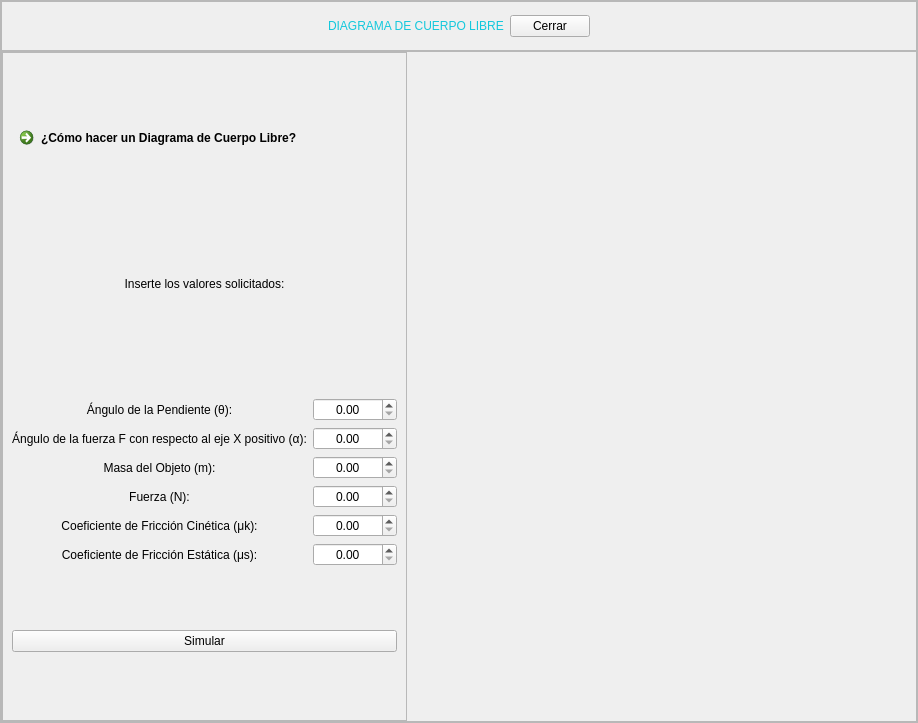
<?xml version="1.0" encoding="UTF-8"?>
<ui version="4.0">
 <class>MainWindow</class>
 <widget class="QMainWindow" name="MainWindow">
  <property name="geometry">
   <rect>
    <x>0</x>
    <y>0</y>
    <width>918</width>
    <height>723</height>
   </rect>
  </property>
  <property name="windowTitle">
   <string>MainWindow</string>
  </property>
  <widget class="QWidget" name="centralwidget">
   <layout class="QVBoxLayout" name="verticalLayout">
    <property name="spacing">
     <number>0</number>
    </property>
    <property name="leftMargin">
     <number>0</number>
    </property>
    <property name="topMargin">
     <number>0</number>
    </property>
    <property name="rightMargin">
     <number>0</number>
    </property>
    <property name="bottomMargin">
     <number>0</number>
    </property>
    <item>
     <widget class="QFrame" name="frame">
      <property name="frameShape">
       <enum>QFrame::StyledPanel</enum>
      </property>
      <property name="frameShadow">
       <enum>QFrame::Raised</enum>
      </property>
      <layout class="QVBoxLayout" name="verticalLayout_2" stretch="1,8">
       <property name="spacing">
        <number>0</number>
       </property>
       <property name="leftMargin">
        <number>0</number>
       </property>
       <property name="topMargin">
        <number>0</number>
       </property>
       <property name="rightMargin">
        <number>0</number>
       </property>
       <property name="bottomMargin">
        <number>0</number>
       </property>
       <item>
        <widget class="QFrame" name="frame_2">
         <property name="maximumSize">
          <size>
           <width>16777215</width>
           <height>50</height>
          </size>
         </property>
         <property name="styleSheet">
          <string notr="true">QLabel{
font: 87 12pt &quot;Arial Black&quot;;
color: rgb(20, 200,220);
}

QPushButton{
	font: 10pt &quot;MS Shell Dlg 2&quot;;
}</string>
         </property>
         <property name="frameShape">
          <enum>QFrame::StyledPanel</enum>
         </property>
         <property name="frameShadow">
          <enum>QFrame::Raised</enum>
         </property>
         <layout class="QHBoxLayout" name="horizontalLayout">
          <item>
           <spacer name="horizontalSpacer">
            <property name="orientation">
             <enum>Qt::Horizontal</enum>
            </property>
            <property name="sizeHint" stdset="0">
             <size>
              <width>190</width>
              <height>20</height>
             </size>
            </property>
           </spacer>
          </item>
          <item>
           <widget class="QLabel" name="label">
            <property name="text">
             <string>DIAGRAMA DE CUERPO LIBRE</string>
            </property>
           </widget>
          </item>
          <item>
           <widget class="QPushButton" name="button_cerrar">
            <property name="text">
             <string>Cerrar</string>
            </property>
           </widget>
          </item>
          <item>
           <spacer name="horizontalSpacer_2">
            <property name="orientation">
             <enum>Qt::Horizontal</enum>
            </property>
            <property name="sizeHint" stdset="0">
             <size>
              <width>190</width>
              <height>20</height>
             </size>
            </property>
           </spacer>
          </item>
         </layout>
        </widget>
       </item>
       <item>
        <widget class="QFrame" name="frame_3">
         <property name="frameShape">
          <enum>QFrame::StyledPanel</enum>
         </property>
         <property name="frameShadow">
          <enum>QFrame::Raised</enum>
         </property>
         <layout class="QHBoxLayout" name="horizontalLayout_2" stretch="6,8">
          <property name="spacing">
           <number>0</number>
          </property>
          <property name="leftMargin">
           <number>0</number>
          </property>
          <property name="topMargin">
           <number>0</number>
          </property>
          <property name="rightMargin">
           <number>0</number>
          </property>
          <property name="bottomMargin">
           <number>0</number>
          </property>
          <item>
           <widget class="QFrame" name="frame_4">
            <property name="styleSheet">
             <string notr="true">font: 10pt &quot;MS Shell Dlg 2&quot;;</string>
            </property>
            <property name="frameShape">
             <enum>QFrame::StyledPanel</enum>
            </property>
            <property name="frameShadow">
             <enum>QFrame::Raised</enum>
            </property>
            <layout class="QVBoxLayout" name="verticalLayout_3" stretch="1,8,8,1">
             <item>
              <widget class="QCommandLinkButton" name="link_dia">
               <property name="maximumSize">
                <size>
                 <width>16777215</width>
                 <height>50</height>
                </size>
               </property>
               <property name="text">
                <string>¿Cómo hacer un Diagrama de Cuerpo Libre?</string>
               </property>
              </widget>
             </item>
             <item>
              <widget class="QLabel" name="label_2">
               <property name="maximumSize">
                <size>
                 <width>16777215</width>
                 <height>100</height>
                </size>
               </property>
               <property name="text">
                <string>Inserte los valores solicitados:</string>
               </property>
               <property name="alignment">
                <set>Qt::AlignCenter</set>
               </property>
              </widget>
             </item>
             <item>
              <layout class="QGridLayout" name="gridLayout">
               <item row="5" column="1">
                <widget class="QDoubleSpinBox" name="sBox_ms">
                 <property name="alignment">
                  <set>Qt::AlignCenter</set>
                 </property>
                 <property name="maximum">
                  <double>10.000000000000000</double>
                 </property>
                </widget>
               </item>
               <item row="5" column="0">
                <widget class="QLabel" name="label_6">
                 <property name="text">
                  <string>Coeficiente de Fricción Estática (μs):</string>
                 </property>
                 <property name="alignment">
                  <set>Qt::AlignCenter</set>
                 </property>
                </widget>
               </item>
               <item row="0" column="1">
                <widget class="QDoubleSpinBox" name="sBox_theta">
                 <property name="alignment">
                  <set>Qt::AlignCenter</set>
                 </property>
                 <property name="maximum">
                  <double>90.000000000000000</double>
                 </property>
                </widget>
               </item>
               <item row="2" column="1">
                <widget class="QDoubleSpinBox" name="sBox_m">
                 <property name="alignment">
                  <set>Qt::AlignCenter</set>
                 </property>
                 <property name="maximum">
                  <double>100000.000000000000000</double>
                 </property>
                </widget>
               </item>
               <item row="2" column="0">
                <widget class="QLabel" name="label_4">
                 <property name="text">
                  <string>Masa del Objeto (m):</string>
                 </property>
                 <property name="alignment">
                  <set>Qt::AlignCenter</set>
                 </property>
                </widget>
               </item>
               <item row="4" column="1">
                <widget class="QDoubleSpinBox" name="sBox_mk">
                 <property name="alignment">
                  <set>Qt::AlignCenter</set>
                 </property>
                 <property name="maximum">
                  <double>10.000000000000000</double>
                 </property>
                </widget>
               </item>
               <item row="4" column="0">
                <widget class="QLabel" name="label_5">
                 <property name="text">
                  <string>Coeficiente de Fricción Cinética (μk):</string>
                 </property>
                 <property name="alignment">
                  <set>Qt::AlignCenter</set>
                 </property>
                </widget>
               </item>
               <item row="3" column="1">
                <widget class="QDoubleSpinBox" name="sBox_magnitude">
                 <property name="alignment">
                  <set>Qt::AlignCenter</set>
                 </property>
                 <property name="maximum">
                  <double>100000.000000000000000</double>
                 </property>
                </widget>
               </item>
               <item row="0" column="0">
                <widget class="QLabel" name="label_3">
                 <property name="text">
                  <string>Ángulo de la Pendiente (θ):</string>
                 </property>
                 <property name="alignment">
                  <set>Qt::AlignCenter</set>
                 </property>
                </widget>
               </item>
               <item row="3" column="0">
                <widget class="QLabel" name="label_7">
                 <property name="text">
                  <string>Fuerza (N):</string>
                 </property>
                 <property name="alignment">
                  <set>Qt::AlignCenter</set>
                 </property>
                </widget>
               </item>
               <item row="1" column="0">
                <widget class="QLabel" name="label_8">
                 <property name="text">
                  <string>Ángulo de la fuerza F con respecto al eje X positivo (α):</string>
                 </property>
                 <property name="alignment">
                  <set>Qt::AlignCenter</set>
                 </property>
                </widget>
               </item>
               <item row="1" column="1">
                <widget class="QDoubleSpinBox" name="sBox_alpha">
                 <property name="alignment">
                  <set>Qt::AlignCenter</set>
                 </property>
                 <property name="maximum">
                  <double>90.000000000000000</double>
                 </property>
                </widget>
               </item>
              </layout>
             </item>
             <item>
              <widget class="QPushButton" name="button_simular">
               <property name="text">
                <string>Simular</string>
               </property>
              </widget>
             </item>
            </layout>
           </widget>
          </item>
          <item>
           <layout class="QVBoxLayout" name="graf_dia"/>
          </item>
         </layout>
        </widget>
       </item>
      </layout>
     </widget>
    </item>
   </layout>
  </widget>
 </widget>
 <resources/>
 <connections/>
</ui>
